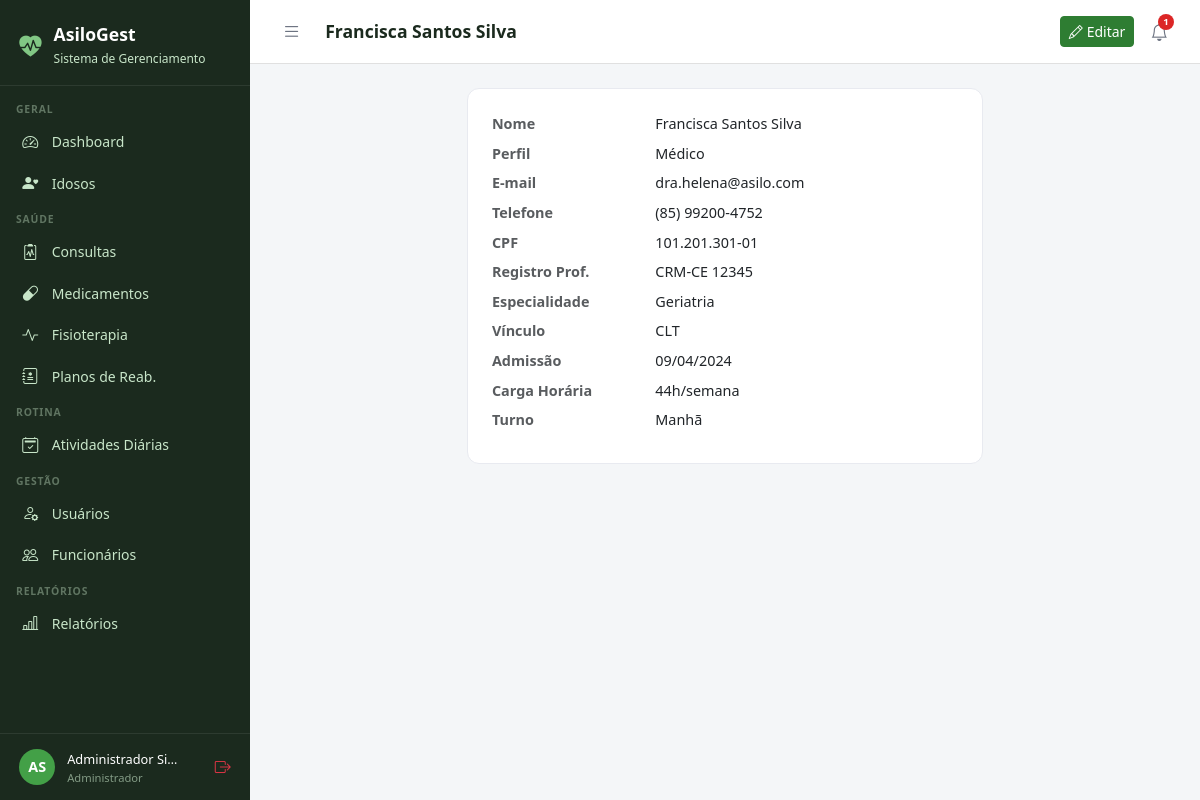
Page /funcionarios/11/ (signed in) on the committed database.
### core/models.py (models this page shows, shortened)
class Usuario(AbstractUser):
    PERFIL_CHOICES = [
        ('administrador', 'Administrador'),
        ('medico', 'Médico'),
        ('fisioterapeuta', 'Fisioterapeuta'),
        ('enfermeiro', 'Enfermeiro(a)'),
        ('recepcionista', 'Recepcionista'),
        ('familiar', 'Familiar do Idoso'),
    ]
    perfil = models.CharField(
        max_length=20, choices=PERFIL_CHOICES,
        default='recepcionista', verbose_name='Perfil de Acesso'
    )
    telefone = models.CharField(max_length=15, blank=True, verbose_name='Telefone')
    cpf = models.CharField(max_length=14, unique=True, null=True, blank=True, verbose_name='CPF')
    foto = models.ImageField(upload_to='usuarios/', blank=True, null=True, verbose_name='Foto')
    data_nascimento = models.DateField(null=True, blank=True, verbose_name='Data de Nascimento')
    especialidade = models.CharField(
        max_length=100, blank=True, verbose_name='Especialidade',
        help_text='Preencha para Médico ou Fisioterapeuta'
    )
    data_admissao = models.DateField(null=True, blank=True, verbose_name='Data de Admissão')
    primeiro_acesso = models.BooleanField(
        default=True, verbose_name='Primeiro Acesso',
        help_text='Usuário deve definir senha no primeiro login'
    )
    ativo = models.BooleanField(default=True, verbose_name='Ativo')
    criado_em = models.DateTimeField(auto_now_add=True)
    class Meta:
        verbose_name = 'Usuário'
        verbose_name_plural = 'Usuários'
        ordering = ['first_name', 'last_name']
    @property
    def is_administrador(self):
        return self.perfil == 'administrador' or self.is_superuser
    @property
    def is_fisioterapeuta(self):
        return self.perfil == 'fisioterapeuta'
    @property
    def is_familiar(self):
        return self.perfil == 'familiar'
    @property
    def pode_ver_saude(self):
        return (self.is_administrador or self.is_medico
                or self.is_fisioterapeuta or self.is_enfermeiro)
    @property
    def pode_cadastrar_usuarios(self):
        return self.is_administrador or self.is_recepcionista
    @property
    def pode_administrar(self):
        return self.is_administrador

### funcionarios/models.py (models this page shows, shortened)
class Funcionario(models.Model):
    VINCULO_CHOICES = [
        ('clt', 'CLT'),
        ('pj', 'Pessoa Jurídica'),
        ('voluntario', 'Voluntário'),
        ('estagio', 'Estágio'),
    ]
    usuario = models.OneToOneField(Usuario, on_delete=models.CASCADE, related_name='funcionario')
    registro_profissional = models.CharField(max_length=30, blank=True, verbose_name='Registro Profissional (CRM/CREFITO etc.)')
    especialidade = models.CharField(max_length=100, blank=True)
    vinculo = models.CharField(max_length=12, choices=VINCULO_CHOICES, default='clt')
    data_admissao = models.DateField(verbose_name='Data de Admissão')
    data_demissao = models.DateField(null=True, blank=True, verbose_name='Data de Demissão')
    salario = models.DecimalField(max_digits=10, decimal_places=2, null=True, blank=True)
    carga_horaria = models.IntegerField(default=44, verbose_name='Carga Horária Semanal (h)')
    turno = models.CharField(max_length=20, blank=True, verbose_name='Turno de Trabalho')
    observacoes = models.TextField(blank=True)
    criado_em = models.DateTimeField(auto_now_add=True)
    class Meta:
        verbose_name = 'Funcionário'
        verbose_name_plural = 'Funcionários'

### funcionarios/views.py (the view)
# urls.py: path('<int:pk>/', views.detalhe, name='detalhe'),
@login_required
@admin_required
def detalhe(request, pk):
    func = get_object_or_404(Funcionario, pk=pk)
    return render(request, 'funcionarios/detalhe.html', {'funcionario': func})

### templates/funcionarios/detalhe.html
{% extends 'base.html' %}
{% block title %}{{ funcionario.usuario.get_full_name }}{% endblock %}{% block page_title %}{{ funcionario.usuario.get_full_name }}{% endblock %}
{% block topbar_actions %}<a href="{% url 'funcionarios:editar' funcionario.pk %}" class="btn btn-primary btn-sm"><i class="bi bi-pencil me-1"></i>Editar</a>{% endblock %}
{% block content %}<div class="row justify-content-center"><div class="col-lg-7"><div class="form-card">
<dl class="row mb-0" style="font-size:.9rem;">
  <dt class="col-4 text-muted">Nome</dt><dd class="col-8">{{ funcionario.usuario.get_full_name }}</dd>
  <dt class="col-4 text-muted">Perfil</dt><dd class="col-8">{{ funcionario.usuario.get_perfil_display }}</dd>
  <dt class="col-4 text-muted">E-mail</dt><dd class="col-8">{{ funcionario.usuario.email }}</dd>
  <dt class="col-4 text-muted">Telefone</dt><dd class="col-8">{{ funcionario.usuario.telefone|default:"–" }}</dd>
  <dt class="col-4 text-muted">CPF</dt><dd class="col-8">{{ funcionario.usuario.cpf|default:"–" }}</dd>
  <dt class="col-4 text-muted">Registro Prof.</dt><dd class="col-8">{{ funcionario.registro_profissional|default:"–" }}</dd>
  <dt class="col-4 text-muted">Especialidade</dt><dd class="col-8">{{ funcionario.especialidade|default:"–" }}</dd>
  <dt class="col-4 text-muted">Vínculo</dt><dd class="col-8">{{ funcionario.get_vinculo_display }}</dd>
  <dt class="col-4 text-muted">Admissão</dt><dd class="col-8">{{ funcionario.data_admissao|date:"d/m/Y" }}</dd>
  <dt class="col-4 text-muted">Carga Horária</dt><dd class="col-8">{{ funcionario.carga_horaria }}h/semana</dd>
  <dt class="col-4 text-muted">Turno</dt><dd class="col-8">{{ funcionario.turno|default:"–" }}</dd>
</dl>
</div></div></div>{% endblock %}

### templates/base.html (shortened to what this page needs)
<!DOCTYPE html>
<html lang="pt-br">
<head>
  <link href="https://cdn.jsdelivr.net/npm/bootstrap@5.3.0/dist/css/bootstrap.min.css" rel="stylesheet">
  <link href="https://cdn.jsdelivr.net/npm/bootstrap-icons@1.11.0/font/bootstrap-icons.css" rel="stylesheet">
</head>
<body>
{% if user.is_authenticated %}
<div id="sidebar">
  <div class="sidebar-brand">
    <i class="bi bi-heart-pulse-fill" style="color:#81C784;font-size:1.4rem;"></i>
    <div>
      <h5 style="margin:0;">AsiloGest</h5>
      <small>Sistema de Gerenciamento</small>
    </div>
  </div>
  <nav class="sidebar-nav">
    <div class="nav-section">Geral</div>
    <a href="{% url 'dashboard' %}" class="sidebar-link {% if request.resolver_match.url_name == 'dashboard' %}active{% endif %}">
      <i class="bi bi-speedometer2"></i> Dashboard
    </a>
    <a href="{% url 'idosos:lista' %}" class="sidebar-link">
      <i class="bi bi-person-heart"></i>
      {% if user.is_familiar %}Meus Familiares{% else %}Idosos{% endif %}
    </a>
    {% if user.pode_ver_saude or user.is_familiar %}
    <div class="nav-section">Saúde</div>
    <a href="{% url 'consultas:lista' %}" class="sidebar-link">
      <i class="bi bi-clipboard2-pulse"></i> Consultas
    </a>
    <a href="{% url 'medicamentos:lista' %}" class="sidebar-link">
      <i class="bi bi-capsule"></i> Medicamentos
    </a>
    <a href="{% url 'fisioterapia:lista' %}" class="sidebar-link">
      <i class="bi bi-activity"></i> Fisioterapia
    </a>
    {% if user.pode_ver_saude and not user.is_familiar %}
    <a href="{% url 'fisioterapia:planos_lista' %}" class="sidebar-link">
      <i class="bi bi-journal-medical"></i> Planos de Reab.
    </a>
    {% endif %}
    {% endif %}
    <div class="nav-section">Rotina</div>
    <a href="{% url 'atividades:lista' %}" class="sidebar-link">
      <i class="bi bi-calendar2-check"></i> Atividades Diárias
    </a>
    {% if user.pode_cadastrar_usuarios %}
    <div class="nav-section">Gestão</div>
    <a href="{% url 'usuarios_lista' %}" class="sidebar-link">
      <i class="bi bi-person-gear"></i> Usuários
    </a>
    {% endif %}
    {% if user.pode_administrar %}
    <a href="{% url 'funcionarios:lista' %}" class="sidebar-link">
      <i class="bi bi-people"></i> Funcionários
    </a>
    {% endif %}
    {% if user.pode_ver_saude or user.pode_administrar %}
    <div class="nav-section">Relatórios</div>
    <a href="{% url 'relatorios:lista' %}" class="sidebar-link">
      <i class="bi bi-bar-chart-line"></i> Relatórios
    </a>
    {% endif %}
  </nav>
  <div class="sidebar-user">
    <div class="avatar">{{ user.first_name|first|upper }}{{ user.last_name|first|upper }}</div>
    <div class="info" style="min-width:0;flex:1;">
      <span>{{ user.get_full_name|truncatechars:18 }}</span>
      <small>{{ user.get_perfil_display }}</small>
    </div>
    <a href="{% url 'logout' %}" class="text-danger" title="Sair" style="flex-shrink:0;">
      <i class="bi bi-box-arrow-right"></i>
    </a>
  </div>
</div>
<div id="main">
  <div class="topbar">
    <div class="topbar-left">
      <button class="btn-toggle-sidebar" onclick="toggleSidebar()" title="Menu">
        <i class="bi bi-list"></i>
      </button>
      <h4>{% block page_title %}{% endblock %}</h4>
    </div>
    <div class="d-flex align-items-center gap-2">
      {% block topbar_actions %}{% endblock %}
      <div style="position:relative;">
        <button class="notif-btn" id="notifBtn" onclick="toggleNotif()" title="Notificações">
          <i class="bi bi-bell"></i>
          {% if notif_count %}
          <span class="notif-badge">{{ notif_count }}</span>
          {% endif %}
        </button>
      </div>
    </div>
  </div>
  <div class="content">
    {% block content %}{% endblock %}
  </div>
</div>
{% else %}
{% block full_content %}{% endblock %}
{% endif %}
</body>
</html>

### templates/base.html (style rules this page uses)
:root { --sidebar-width: 250px; --primary: #2E7D32; --primary-light: #43A047; --accent: #1565C0; --bg-sidebar: #1B2A1E; --bg-sidebar-hover: #2E4A33; --text-sidebar: #C8E6C9; --transition: 0.3s ease; }
body { background: #F4F6F8; font-family: 'Segoe UI', sans-serif; }
#sidebar { position: fixed; top: 0; left: 0; width: var(--sidebar-width); height: 100vh; background: var(--bg-sidebar); z-index: 1000; display: flex; flex-direction: column; overflow-y: auto; transition: transform var(--transition); }
.sidebar-brand { padding: 1.5rem 1.2rem 1rem; border-bottom: 1px solid rgba(255,255,255,0.08); display: flex; align-items: center; gap: .75rem; }
.sidebar-brand h5 { color: #fff; font-weight: 700; margin: 0; font-size: 1.1rem; }
.sidebar-brand small { color: var(--text-sidebar); font-size: .75rem; }
.sidebar-nav { padding: .5rem 0; flex: 1; }
.nav-section { padding: .5rem 1rem .2rem; color: rgba(200,230,201,.4); font-size: .65rem; font-weight: 700; letter-spacing: .08em; text-transform: uppercase; }
.sidebar-link { display: flex; align-items: center; gap: .65rem; padding: .55rem 1.2rem; color: var(--text-sidebar); text-decoration: none; font-size: .875rem; transition: all .2s; border-left: 3px solid transparent; }
.sidebar-link i { font-size: 1rem; width: 1.2rem; }
.sidebar-user { padding: .8rem 1.2rem; border-top: 1px solid rgba(255,255,255,0.08); display: flex; align-items: center; gap: .75rem; }
.sidebar-user .avatar { width: 36px; height: 36px; background: var(--primary-light); border-radius: 50%; display: flex; align-items: center; justify-content: center; color: #fff; font-weight: 700; font-size: .9rem; flex-shrink: 0; }
.sidebar-user .info small { color: rgba(200,230,201,.6); font-size: .7rem; display: block; }
.sidebar-user .info span { color: #fff; font-size: .8rem; }
#main { margin-left: var(--sidebar-width); min-height: 100vh; display: flex; flex-direction: column; transition: margin-left var(--transition); }
.topbar { background: #fff; border-bottom: 1px solid #E0E0E0; padding: .75rem 1.5rem; display: flex; align-items: center; justify-content: space-between; position: sticky; top: 0; z-index: 999; }
.topbar-left { display: flex; align-items: center; gap: 1rem; }
.topbar h4 { margin: 0; font-size: 1.1rem; font-weight: 600; color: #1B2A1E; }
.btn-toggle-sidebar { background: none; border: none; padding: .4rem .5rem; color: #6B7280; cursor: pointer; border-radius: 6px; font-size: 1.2rem; line-height: 1; transition: background .2s, color .2s; }
.notif-btn { position: relative; background: none; border: none; padding: .4rem .5rem; color: #6B7280; cursor: pointer; border-radius: 6px; font-size: 1.1rem; transition: background .2s, color .2s; }
.notif-badge { position: absolute; top: 2px; right: 2px; background: #DC2626; color: #fff; font-size: .6rem; font-weight: 700; min-width: 16px; height: 16px; border-radius: 8px; padding: 0 4px; display: flex; align-items: center; justify-content: center; }
.content { padding: 1.5rem; flex: 1; }
.form-card { background: #fff; border-radius: 12px; border: 1px solid #E8EAF0; padding: 1.5rem; }
.btn-primary { background: var(--primary); border-color: var(--primary); }

### rows in the picture
Usuario: first_name|first "A", last_name|first "S", get_full_name "Administrador Si…", perfil "Administrador"
Funcionario: usuario.get_full_name "Francisca Santos Silva", usuario.perfil "Médico", usuario.email "dra.helena@asilo.com", usuario.telefone "(85) 99200-4752", usuario.cpf "101.201.301-01", registro_profissional "CRM-CE 12345", especialidade "Geriatria", vinculo "CLT", data_admissao "09/04/2024", carga_horaria "44", turno "Manhã"

### other values in the picture
{{ notif_count }} "1"
